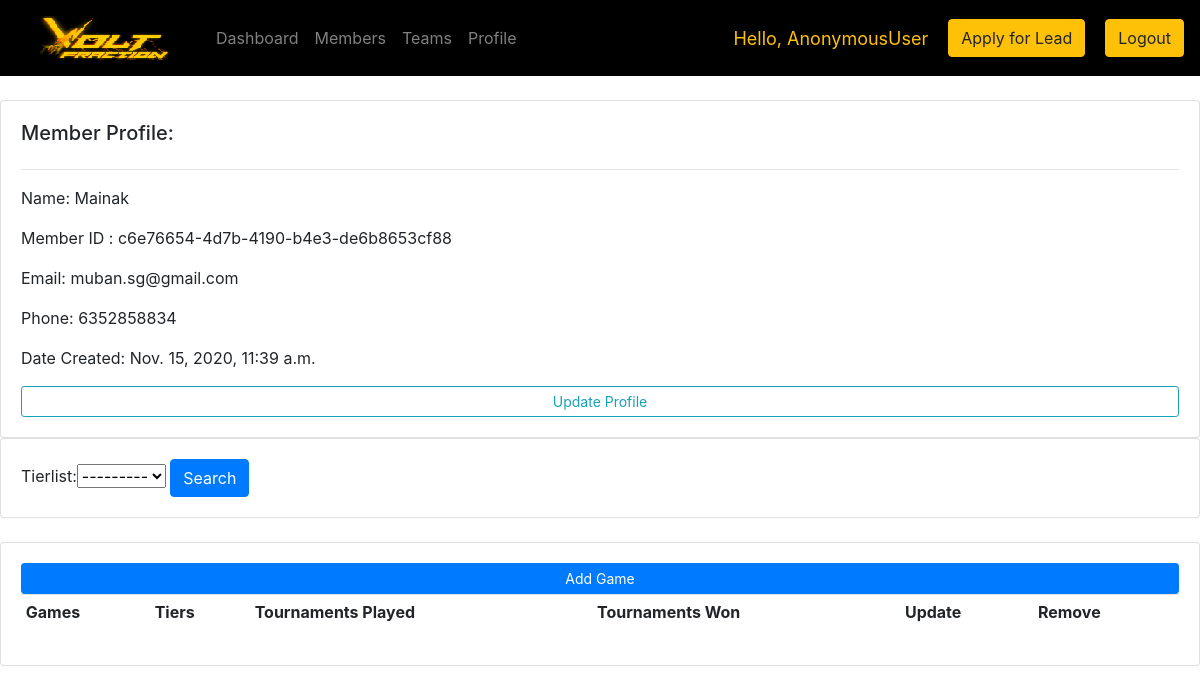
Page /profile/1/ on the committed database.
### accounts/models.py (models this page shows, shortened)
class Member(models.Model):
	name = models.CharField(max_length=200, null=True, unique = True)
	college = models.CharField(max_length=200, null=True)
	email = models.EmailField(max_length=255, null=True,unique=True)
	phone = models.CharField(max_length=200, null=True, unique = True)
	mem_id=models.UUIDField(unique=True, default=uuid.uuid4, editable=False) #want to generate new unique id from this field
	date_created = models.DateTimeField(auto_now_add=True, null=True)

### accounts/views.py (the view)
# urls.py: path('profile/<str:pk_test>/', views.profile, name="profile"),
def profile(request, pk_test):
	member = Member.objects.get(id=pk_test)
	tiers = Tier.objects.all()
	myFilter = TierFilter(request.GET, queryset=tiers)
	tiers = myFilter.qs
	context = {'members': member, 'tiers':tiers, 'myFilter': myFilter, 'profile':"active"}
	return render(request,'accounts/profile.html',context);

### accounts/templates/accounts/profile.html (shortened to what this page needs)
{% extends 'accounts/main.html' %}
{% block content %}
<br>
<div class="row">
	<div class="col-md">
		<div class="card card-body">
			<h5>Member Profile: </h5>
			<hr>
			<p>Name: {{members.name}}</p>
			<p>Member ID : {{members.mem_id}}</p>
			<p>Email: {{members.email}}</p>
			<p>Phone: {{members.phone}}</p>
			<p>Date Created: {{members.date_created}}</p>
			<a class="btn btn-outline-info  btn-sm btn-block" href="">Update Profile</a>
		</div>
	</div>
</div>
<div class = "row">
	<div class = "col">
		<div class = "card card-body">
			<form method="get">
				{{ myFilter.form }}
				<button class="btn btn-primary" type="submit">Search</button>
			</form>
		</div>
	</div>
</div>
<br>
<div class="row">
	<div class="col-md">
		<div class="card card-body">
			<a class="btn btn-primary btn-sm btn-block" href="{% url 'create_tier' members.id %}">Add Game</a>
			<table class="table table-sm">
				<tr>
					<th>Games</th>
					<th>Tiers</th>
					<th>Tournaments Played</th>
					<th>Tournaments Won</th>
					<th>Update</th>
					<th>Remove</th>
				</tr>
			</table>
		</div>
	</div>
</div>
<br>
{% endblock %}

### rows in the picture
Member: name "Mainak", mem_id "c6e76654-4d7b-4190-b4e3-de6b8653cf88", email "muban.sg@gmail.com", phone "6352858834", date_created "Nov. 15, 2020, 11:39 a.m."

### other values in the picture
{{ request.user }} "AnonymousUser"
